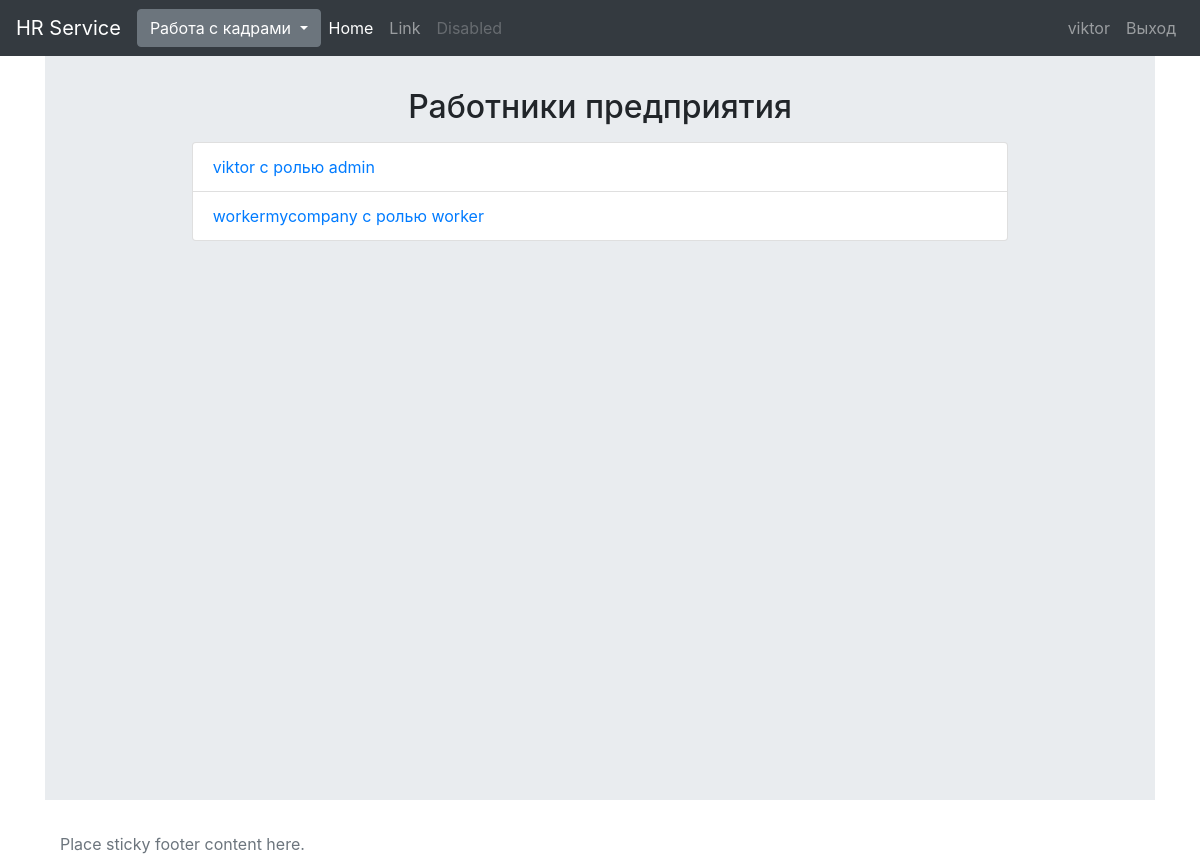
/company_worker/ (signed in), run on an earlier commit of the app's database.
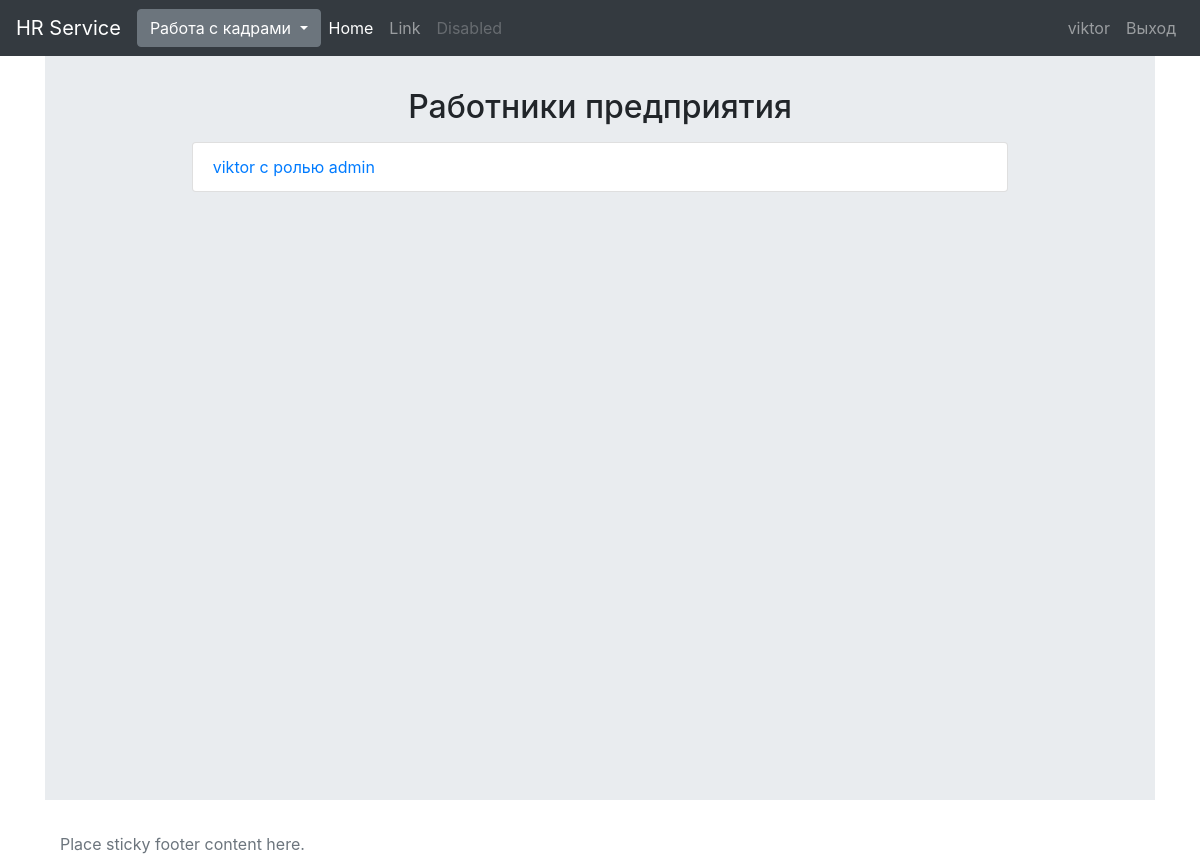
And on a later commit of the database.
### hrapp/models.py (models this page shows, shortened)
class Worker(models.Model):
    user = models.OneToOneField(User, on_delete=models.CASCADE)
    CHOICES_ROLE = (
        ('admin', 'Главный администратор компании'),
        ('worker', 'Наемный рабочий'),
        ('hrworker', 'Работник отдела кадров')
    )
    role = models.CharField(max_length=10, choices=CHOICES_ROLE)
    position = models.ForeignKey(Position, on_delete=models.SET_NULL, null=True, blank=True)
    vakant = models.BooleanField()

### hrapp/views.py (the view)
# urls.py: path('company_worker/', hr_views.companylist, name='companylist'),
def companylist(request):
    worker = Worker.objects.get(user=request.user)
    workercompanylist = Worker.objects.filter(
        position__departament__company=worker.position.departament.company)
    return render(request, 'hrapp/worklist/companylist.html', {"companylist": workercompanylist})

### hrapp/templates/hrapp/worklist/companylist.html
{% extends 'hrapp/base.html' %}
{% block namepage %}
    Работники предприятия
{% endblock namepage %}
{% block content %}
    <ul class="list-group">
        {% for worker in companylist %}
            <li class="list-group-item">
                <a href="{% url 'worker_detale' pk=worker.pk %}">{{ worker.user.username }} с
                    ролью {{ worker.role }}</a>
            </li>
        {% endfor %}
    </ul>
{% endblock content %}

What changed in the data, as far as the page shows it:
no longer on this page (row edited): Worker: user.username "workermycompany", role "worker"
